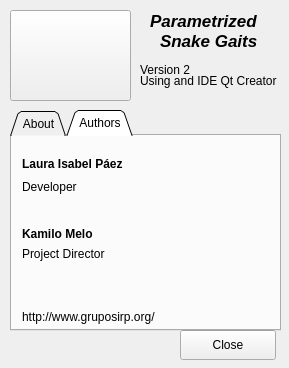
<?xml version="1.0" encoding="UTF-8"?>
<ui version="4.0">
 <class>about</class>
 <widget class="QWidget" name="about">
  <property name="geometry">
   <rect>
    <x>0</x>
    <y>0</y>
    <width>289</width>
    <height>368</height>
   </rect>
  </property>
  <property name="windowTitle">
   <string>Form</string>
  </property>
  <widget class="QLabel" name="label_4">
   <property name="geometry">
    <rect>
     <x>140</x>
     <y>60</y>
     <width>53</width>
     <height>20</height>
    </rect>
   </property>
   <property name="text">
    <string>Version 2</string>
   </property>
  </widget>
  <widget class="QPushButton" name="pushButton">
   <property name="geometry">
    <rect>
     <x>180</x>
     <y>330</y>
     <width>96</width>
     <height>30</height>
    </rect>
   </property>
   <property name="text">
    <string>Close</string>
   </property>
  </widget>
  <widget class="QLabel" name="label_3">
   <property name="geometry">
    <rect>
     <x>160</x>
     <y>30</y>
     <width>101</width>
     <height>21</height>
    </rect>
   </property>
   <property name="font">
    <font>
     <pointsize>13</pointsize>
     <weight>75</weight>
     <italic>true</italic>
     <bold>true</bold>
    </font>
   </property>
   <property name="text">
    <string>Snake Gaits</string>
   </property>
  </widget>
  <widget class="QLabel" name="label_5">
   <property name="geometry">
    <rect>
     <x>140</x>
     <y>70</y>
     <width>151</width>
     <height>21</height>
    </rect>
   </property>
   <property name="text">
    <string>Using and IDE Qt Creator</string>
   </property>
  </widget>
  <widget class="QLabel" name="label_2">
   <property name="geometry">
    <rect>
     <x>150</x>
     <y>10</y>
     <width>131</width>
     <height>21</height>
    </rect>
   </property>
   <property name="font">
    <font>
     <pointsize>13</pointsize>
     <weight>75</weight>
     <italic>true</italic>
     <bold>true</bold>
    </font>
   </property>
   <property name="text">
    <string>Parametrized </string>
   </property>
  </widget>
  <widget class="QTabWidget" name="tabWidget">
   <property name="geometry">
    <rect>
     <x>10</x>
     <y>110</y>
     <width>271</width>
     <height>221</height>
    </rect>
   </property>
   <property name="tabShape">
    <enum>QTabWidget::Triangular</enum>
   </property>
   <property name="currentIndex">
    <number>1</number>
   </property>
   <widget class="QWidget" name="tab_3">
    <attribute name="title">
     <string>About</string>
    </attribute>
    <widget class="QLabel" name="label_16">
     <property name="geometry">
      <rect>
       <x>0</x>
       <y>170</y>
       <width>271</width>
       <height>21</height>
      </rect>
     </property>
     <property name="text">
      <string>http://creativecommons.org/licenses/by-sa/3.0/</string>
     </property>
    </widget>
    <widget class="QLabel" name="label_17">
     <property name="geometry">
      <rect>
       <x>0</x>
       <y>150</y>
       <width>251</width>
       <height>16</height>
      </rect>
     </property>
     <property name="text">
      <string>Creative Commons Attribution 3.0 License</string>
     </property>
    </widget>
    <widget class="QLabel" name="label_18">
     <property name="geometry">
      <rect>
       <x>0</x>
       <y>90</y>
       <width>211</width>
       <height>16</height>
      </rect>
     </property>
     <property name="text">
      <string>Build on Nov 03 2011 at 18:10</string>
     </property>
    </widget>
    <widget class="QLabel" name="label_19">
     <property name="geometry">
      <rect>
       <x>0</x>
       <y>20</y>
       <width>241</width>
       <height>16</height>
      </rect>
     </property>
     <property name="text">
      <string>Parametrized gait programming interface</string>
     </property>
    </widget>
    <widget class="QLabel" name="label_20">
     <property name="geometry">
      <rect>
       <x>0</x>
       <y>40</y>
       <width>221</width>
       <height>16</height>
      </rect>
     </property>
     <property name="text">
      <string>for modular snake robots</string>
     </property>
    </widget>
   </widget>
   <widget class="QWidget" name="tab_4">
    <attribute name="title">
     <string>Authors</string>
    </attribute>
    <widget class="QLabel" name="label_21">
     <property name="geometry">
      <rect>
       <x>10</x>
       <y>40</y>
       <width>171</width>
       <height>21</height>
      </rect>
     </property>
     <property name="text">
      <string>Developer</string>
     </property>
    </widget>
    <widget class="QLabel" name="label_22">
     <property name="geometry">
      <rect>
       <x>10</x>
       <y>20</y>
       <width>171</width>
       <height>16</height>
      </rect>
     </property>
     <property name="font">
      <font>
       <weight>75</weight>
       <bold>true</bold>
      </font>
     </property>
     <property name="text">
      <string>Laura Isabel Páez</string>
     </property>
    </widget>
    <widget class="QLabel" name="label_23">
     <property name="geometry">
      <rect>
       <x>10</x>
       <y>110</y>
       <width>121</width>
       <height>16</height>
      </rect>
     </property>
     <property name="text">
      <string>Project Director</string>
     </property>
    </widget>
    <widget class="QLabel" name="label_24">
     <property name="geometry">
      <rect>
       <x>10</x>
       <y>90</y>
       <width>91</width>
       <height>16</height>
      </rect>
     </property>
     <property name="font">
      <font>
       <weight>75</weight>
       <bold>true</bold>
      </font>
     </property>
     <property name="text">
      <string>Kamilo Melo</string>
     </property>
    </widget>
    <widget class="QLabel" name="label_25">
     <property name="geometry">
      <rect>
       <x>10</x>
       <y>170</y>
       <width>271</width>
       <height>21</height>
      </rect>
     </property>
     <property name="text">
      <string>http://www.gruposirp.org/</string>
     </property>
    </widget>
   </widget>
  </widget>
  <widget class="QPushButton" name="pushButton_2">
   <property name="geometry">
    <rect>
     <x>10</x>
     <y>10</y>
     <width>121</width>
     <height>91</height>
    </rect>
   </property>
   <property name="text">
    <string/>
   </property>
   <property name="icon">
    <iconset>
     <normaloff>../sirp.jpg</normaloff>../sirp.jpg</iconset>
   </property>
   <property name="iconSize">
    <size>
     <width>100</width>
     <height>150</height>
    </size>
   </property>
  </widget>
  <widget class="QLabel" name="label">
   <property name="geometry">
    <rect>
     <x>190</x>
     <y>30</y>
     <width>54</width>
     <height>15</height>
    </rect>
   </property>
   <property name="text">
    <string/>
   </property>
  </widget>
 </widget>
 <resources/>
 <connections>
  <connection>
   <sender>pushButton</sender>
   <signal>clicked()</signal>
   <receiver>about</receiver>
   <slot>close_about()</slot>
   <hints>
    <hint type="sourcelabel">
     <x>181</x>
     <y>339</y>
    </hint>
    <hint type="destinationlabel">
     <x>130</x>
     <y>337</y>
    </hint>
   </hints>
  </connection>
 </connections>
 <slots>
  <slot>close_about()</slot>
 </slots>
</ui>
